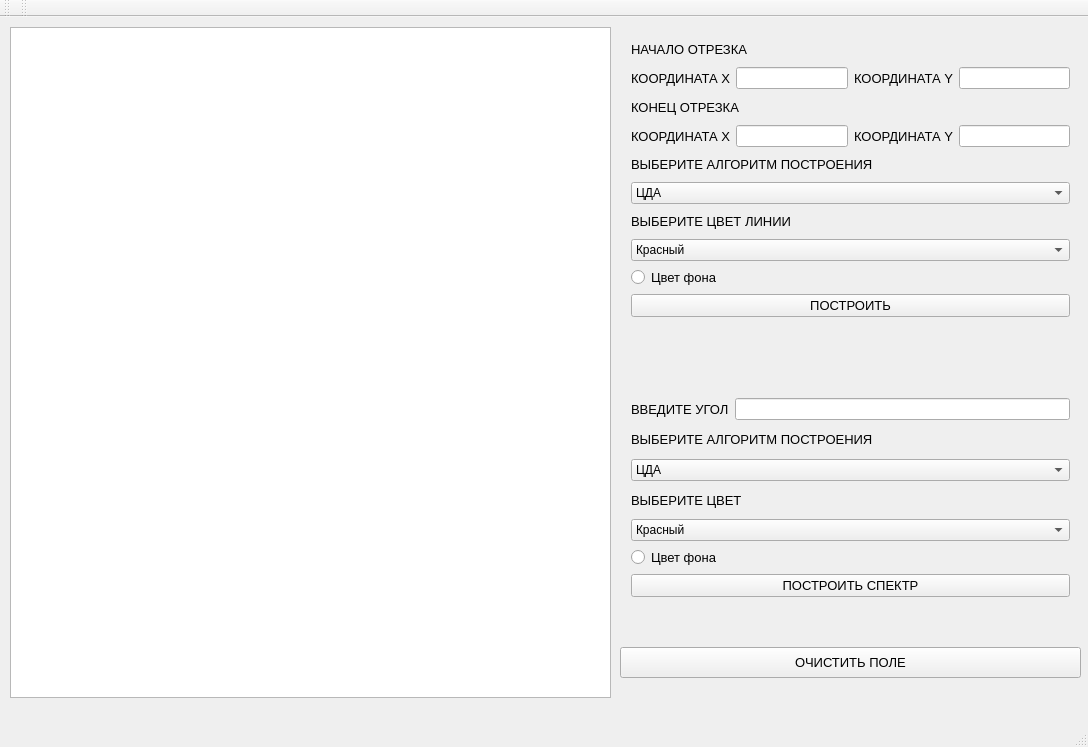
<?xml version="1.0" encoding="UTF-8"?>
<ui version="4.0">
 <class>MainWindow</class>
 <widget class="QMainWindow" name="MainWindow">
  <property name="geometry">
   <rect>
    <x>0</x>
    <y>0</y>
    <width>1088</width>
    <height>747</height>
   </rect>
  </property>
  <property name="windowTitle">
   <string>MainWindow</string>
  </property>
  <widget class="QWidget" name="centralWidget">
   <widget class="QGraphicsView" name="graphics">
    <property name="geometry">
     <rect>
      <x>10</x>
      <y>10</y>
      <width>601</width>
      <height>671</height>
     </rect>
    </property>
    <property name="interactive">
     <bool>false</bool>
    </property>
   </widget>
   <widget class="QWidget" name="layoutWidget">
    <property name="geometry">
     <rect>
      <x>620</x>
      <y>10</y>
      <width>461</width>
      <height>301</height>
     </rect>
    </property>
    <layout class="QVBoxLayout" name="verticalLayout">
     <item>
      <widget class="QLabel" name="label">
       <property name="font">
        <font>
         <pointsize>10</pointsize>
        </font>
       </property>
       <property name="text">
        <string>НАЧАЛО ОТРЕЗКА</string>
       </property>
      </widget>
     </item>
     <item>
      <layout class="QHBoxLayout" name="horizontalLayout">
       <item>
        <widget class="QLabel" name="label_2">
         <property name="font">
          <font>
           <pointsize>10</pointsize>
          </font>
         </property>
         <property name="text">
          <string>КООРДИНАТА X</string>
         </property>
        </widget>
       </item>
       <item>
        <widget class="QLineEdit" name="startX"/>
       </item>
       <item>
        <widget class="QLabel" name="label_3">
         <property name="font">
          <font>
           <pointsize>10</pointsize>
          </font>
         </property>
         <property name="text">
          <string>КООРДИНАТА Y</string>
         </property>
        </widget>
       </item>
       <item>
        <widget class="QLineEdit" name="startY"/>
       </item>
      </layout>
     </item>
     <item>
      <widget class="QLabel" name="label_6">
       <property name="font">
        <font>
         <pointsize>10</pointsize>
        </font>
       </property>
       <property name="text">
        <string>КОНЕЦ ОТРЕЗКА</string>
       </property>
      </widget>
     </item>
     <item>
      <layout class="QHBoxLayout" name="horizontalLayout_2">
       <item>
        <widget class="QLabel" name="label_4">
         <property name="font">
          <font>
           <pointsize>10</pointsize>
          </font>
         </property>
         <property name="text">
          <string>КООРДИНАТА X</string>
         </property>
        </widget>
       </item>
       <item>
        <widget class="QLineEdit" name="endX"/>
       </item>
       <item>
        <widget class="QLabel" name="label_5">
         <property name="font">
          <font>
           <pointsize>10</pointsize>
          </font>
         </property>
         <property name="text">
          <string>КООРДИНАТА Y</string>
         </property>
        </widget>
       </item>
       <item>
        <widget class="QLineEdit" name="endY"/>
       </item>
      </layout>
     </item>
     <item>
      <widget class="QLabel" name="label_7">
       <property name="font">
        <font>
         <pointsize>10</pointsize>
        </font>
       </property>
       <property name="text">
        <string>ВЫБЕРИТЕ АЛГОРИТМ ПОСТРОЕНИЯ</string>
       </property>
      </widget>
     </item>
     <item>
      <widget class="QComboBox" name="algor">
       <item>
        <property name="text">
         <string>ЦДА</string>
        </property>
       </item>
       <item>
        <property name="text">
         <string>Бреднхема с действительными числами</string>
        </property>
       </item>
       <item>
        <property name="text">
         <string>Бреднхема с целыми числами</string>
        </property>
       </item>
       <item>
        <property name="text">
         <string>Бреднхема с устранением ступенчатости</string>
        </property>
       </item>
       <item>
        <property name="text">
         <string>Встроенный метод</string>
        </property>
       </item>
      </widget>
     </item>
     <item>
      <widget class="QLabel" name="label_8">
       <property name="font">
        <font>
         <pointsize>10</pointsize>
        </font>
       </property>
       <property name="text">
        <string>ВЫБЕРИТЕ ЦВЕТ ЛИНИИ</string>
       </property>
      </widget>
     </item>
     <item>
      <widget class="QComboBox" name="colour">
       <item>
        <property name="text">
         <string>Красный</string>
        </property>
       </item>
       <item>
        <property name="text">
         <string>Зеленый</string>
        </property>
       </item>
       <item>
        <property name="text">
         <string>Синий</string>
        </property>
       </item>
       <item>
        <property name="text">
         <string>Черный</string>
        </property>
       </item>
      </widget>
     </item>
     <item>
      <widget class="QRadioButton" name="bgc">
       <property name="font">
        <font>
         <pointsize>10</pointsize>
        </font>
       </property>
       <property name="text">
        <string>Цвет фона</string>
       </property>
      </widget>
     </item>
     <item>
      <widget class="QPushButton" name="build">
       <property name="font">
        <font>
         <pointsize>10</pointsize>
        </font>
       </property>
       <property name="text">
        <string>ПОСТРОИТЬ</string>
       </property>
      </widget>
     </item>
    </layout>
   </widget>
   <widget class="QWidget" name="layoutWidget">
    <property name="geometry">
     <rect>
      <x>620</x>
      <y>370</y>
      <width>461</width>
      <height>221</height>
     </rect>
    </property>
    <layout class="QVBoxLayout" name="verticalLayout_2">
     <item>
      <layout class="QHBoxLayout" name="horizontalLayout_3">
       <item>
        <widget class="QLabel" name="label_10">
         <property name="font">
          <font>
           <pointsize>10</pointsize>
          </font>
         </property>
         <property name="text">
          <string>ВВЕДИТЕ УГОЛ</string>
         </property>
        </widget>
       </item>
       <item>
        <widget class="QLineEdit" name="deg"/>
       </item>
      </layout>
     </item>
     <item>
      <widget class="QLabel" name="label_11">
       <property name="font">
        <font>
         <pointsize>10</pointsize>
        </font>
       </property>
       <property name="text">
        <string>ВЫБЕРИТЕ АЛГОРИТМ ПОСТРОЕНИЯ</string>
       </property>
      </widget>
     </item>
     <item>
      <widget class="QComboBox" name="algor_2">
       <item>
        <property name="text">
         <string>ЦДА</string>
        </property>
       </item>
       <item>
        <property name="text">
         <string>Бреднхема с действительными числами</string>
        </property>
       </item>
       <item>
        <property name="text">
         <string>Бреднхема с целыми числами</string>
        </property>
       </item>
       <item>
        <property name="text">
         <string>Бреднхема с устранением ступенчатости</string>
        </property>
       </item>
       <item>
        <property name="text">
         <string>Встроенный метод</string>
        </property>
       </item>
      </widget>
     </item>
     <item>
      <widget class="QLabel" name="label_9">
       <property name="font">
        <font>
         <pointsize>10</pointsize>
        </font>
       </property>
       <property name="text">
        <string>ВЫБЕРИТЕ ЦВЕТ</string>
       </property>
      </widget>
     </item>
     <item>
      <widget class="QComboBox" name="colour_2">
       <item>
        <property name="text">
         <string>Красный</string>
        </property>
       </item>
       <item>
        <property name="text">
         <string>Зеленый</string>
        </property>
       </item>
       <item>
        <property name="text">
         <string>Синий</string>
        </property>
       </item>
       <item>
        <property name="text">
         <string>Черный</string>
        </property>
       </item>
      </widget>
     </item>
     <item>
      <widget class="QRadioButton" name="bgc_2">
       <property name="font">
        <font>
         <pointsize>10</pointsize>
        </font>
       </property>
       <property name="text">
        <string>Цвет фона</string>
       </property>
      </widget>
     </item>
     <item>
      <widget class="QPushButton" name="build_sp">
       <property name="font">
        <font>
         <pointsize>10</pointsize>
        </font>
       </property>
       <property name="text">
        <string>ПОСТРОИТЬ СПЕКТР</string>
       </property>
      </widget>
     </item>
    </layout>
   </widget>
   <widget class="QPushButton" name="pushButton">
    <property name="geometry">
     <rect>
      <x>620</x>
      <y>630</y>
      <width>461</width>
      <height>31</height>
     </rect>
    </property>
    <property name="font">
     <font>
      <pointsize>10</pointsize>
     </font>
    </property>
    <property name="text">
     <string>ОЧИСТИТЬ ПОЛЕ</string>
    </property>
   </widget>
  </widget>
  <widget class="QMenuBar" name="menuBar">
   <property name="geometry">
    <rect>
     <x>0</x>
     <y>0</y>
     <width>1088</width>
     <height>26</height>
    </rect>
   </property>
  </widget>
  <widget class="QToolBar" name="mainToolBar">
   <attribute name="toolBarArea">
    <enum>TopToolBarArea</enum>
   </attribute>
   <attribute name="toolBarBreak">
    <bool>false</bool>
   </attribute>
  </widget>
  <widget class="QStatusBar" name="statusBar"/>
  <widget class="QToolBar" name="toolBar">
   <property name="windowTitle">
    <string>toolBar</string>
   </property>
   <attribute name="toolBarArea">
    <enum>TopToolBarArea</enum>
   </attribute>
   <attribute name="toolBarBreak">
    <bool>false</bool>
   </attribute>
  </widget>
 </widget>
 <layoutdefault spacing="6" margin="11"/>
 <resources/>
 <connections/>
</ui>
